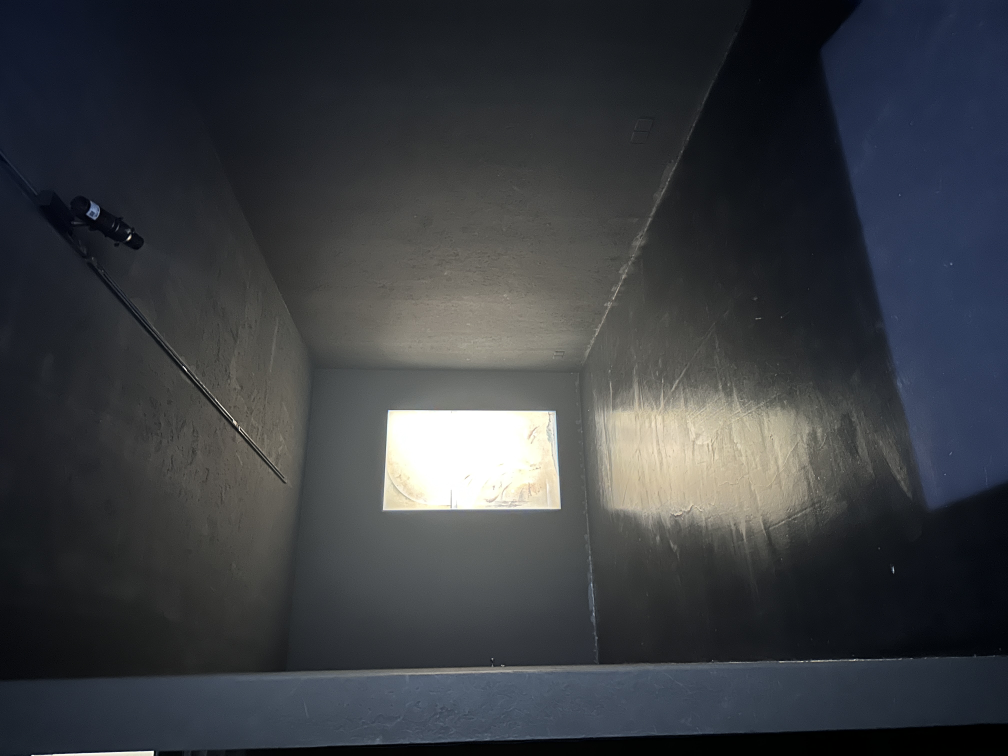
#> input picture space2-white-dark/reference/IMG_3079.JPG, 4032 x 3024 px (shown at 1/4 size)
$ python grid_image.py ../reference/IMG_3079.JPG out.png
#> lines starting #> are read from the running program, lines starting #| are printed output that depends on the picture
import sys
from pathlib import Path

from PIL import Image, ImageDraw, ImageOps


def main() -> None:
    source = Path(sys.argv[1])
    destination = Path(sys.argv[2])
    image = ImageOps.exif_transpose(Image.open(source)).convert("RGB")
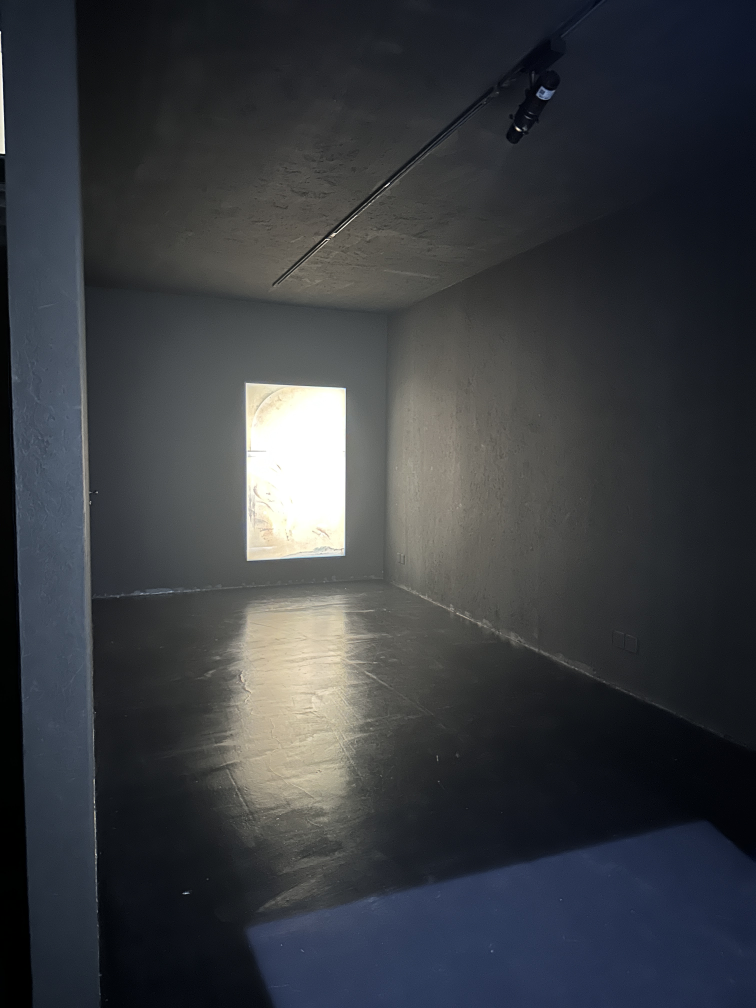
#> image: PIL image 3024x4032 RGB (shown at 1/4 size); mean R, G, B 57.9, 60.8, 65.2
    image.thumbnail((1800, 1800), Image.Resampling.LANCZOS)
#> image: PIL image 1350x1800 RGB
    draw = ImageDraw.Draw(image)
    step = 150
    for x in range(0, image.width, step):
        draw.line((x, 0, x, image.height), fill="#ff3b30", width=2)
        draw.text((x + 4, 4), str(x), fill="#ff3b30")
    for y in range(0, image.height, step):
        draw.line((0, y, image.width, y), fill="#ff3b30", width=2)
        draw.text((4, y + 4), str(y), fill="#ff3b30")
    image.save(destination, "JPEG", quality=92)
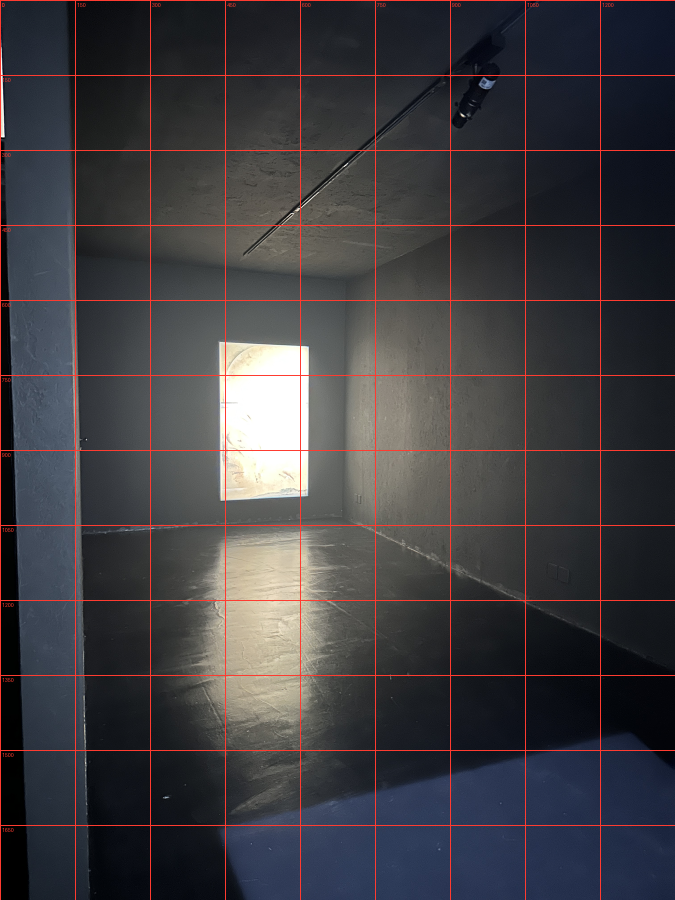
#> saved as out.png: PIL image 1350x1800 RGB (shown at 1/2 size); mean R, G, B 63.2, 60.7, 64.7
    print(image.size)
#| (1350, 1800)


if __name__ == "__main__":
    main()

$ run again, on space2-white-dark/reference/IMG_3085.JPG
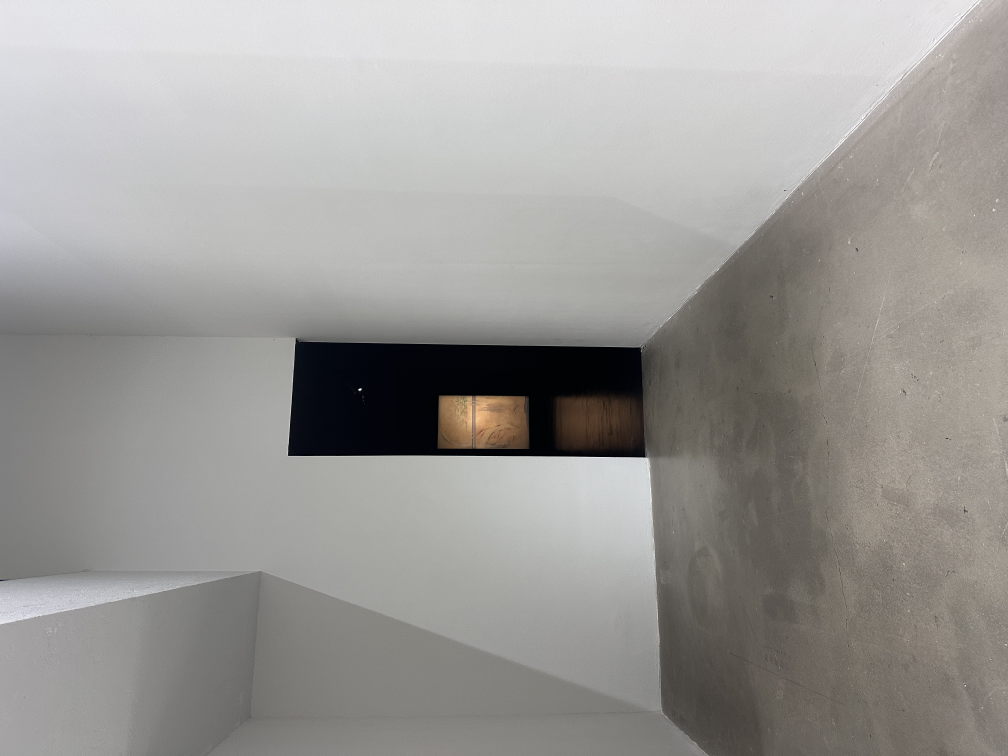
#> input picture space2-white-dark/reference/IMG_3085.JPG, 4032 x 3024 px (shown at 1/4 size)
#> in main, `image = ImageOps.exif_transpose(Image.open(source)).convert("RGB")`:
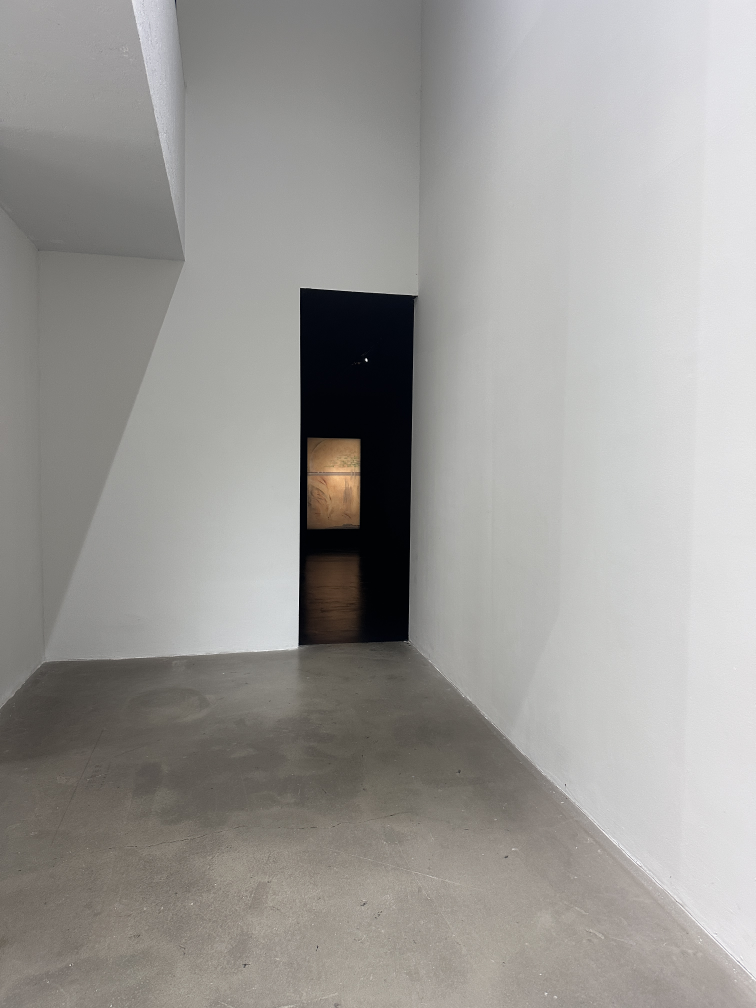
#> image: PIL image 3024x4032 RGB (shown at 1/4 size); mean R, G, B 155.5, 153.6, 150.7
#> in main, `image.save(destination, "JPEG", quality=92)`:
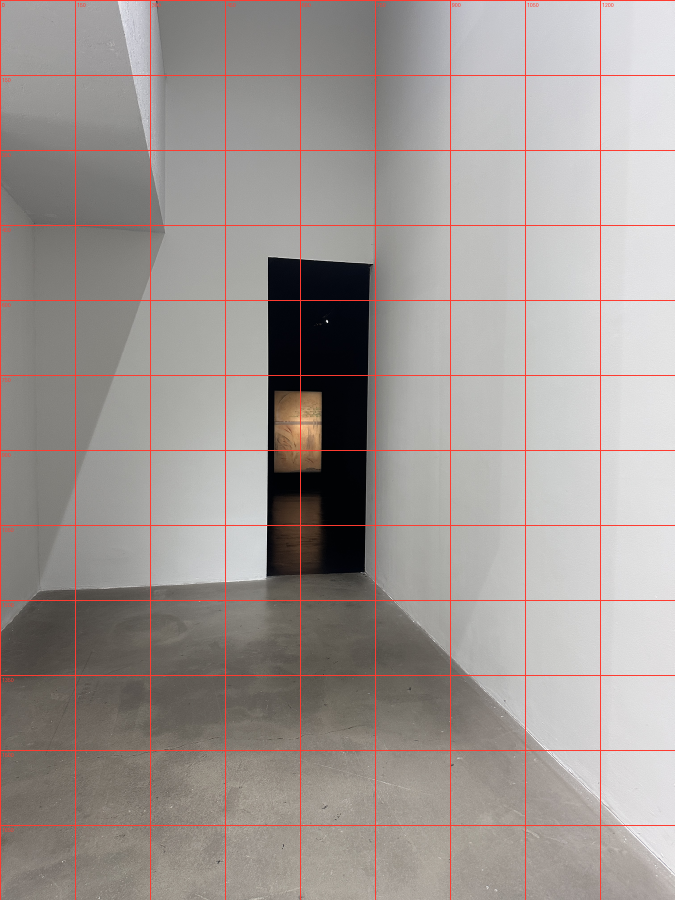
#> saved as out.png: PIL image 1350x1800 RGB (shown at 1/2 size); mean R, G, B 158.2, 151.2, 148
#| (1350, 1800)

$ run again, on space2-white-dark/reference/IMG_3086.JPG
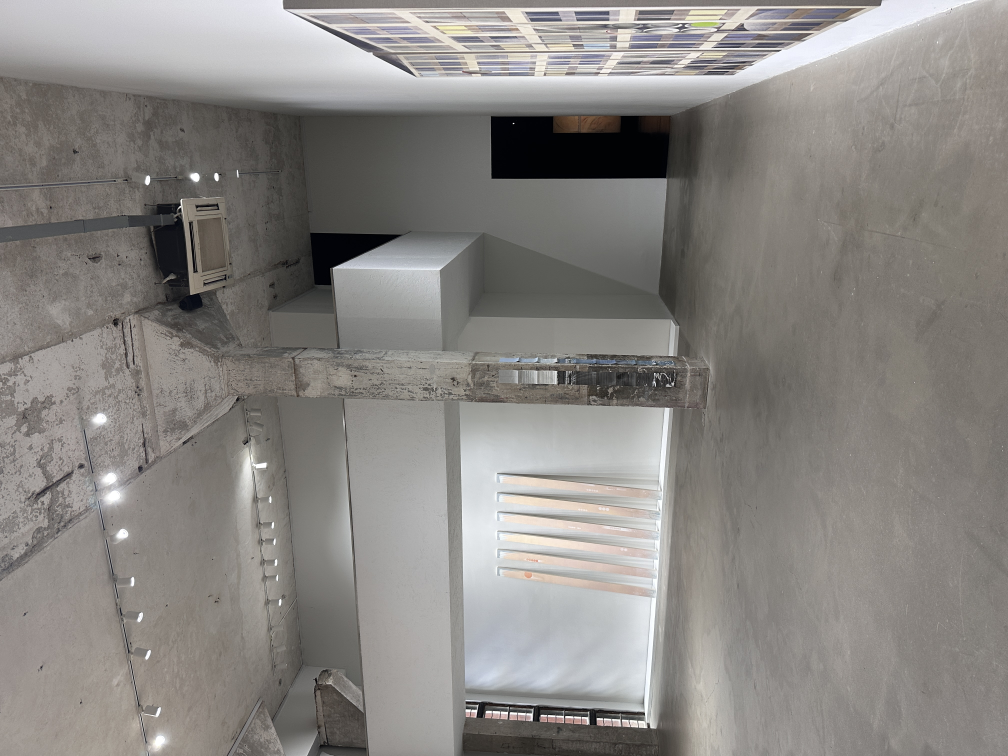
#> input picture space2-white-dark/reference/IMG_3086.JPG, 4032 x 3024 px (shown at 1/4 size)
#> in main, `image = ImageOps.exif_transpose(Image.open(source)).convert("RGB")`:
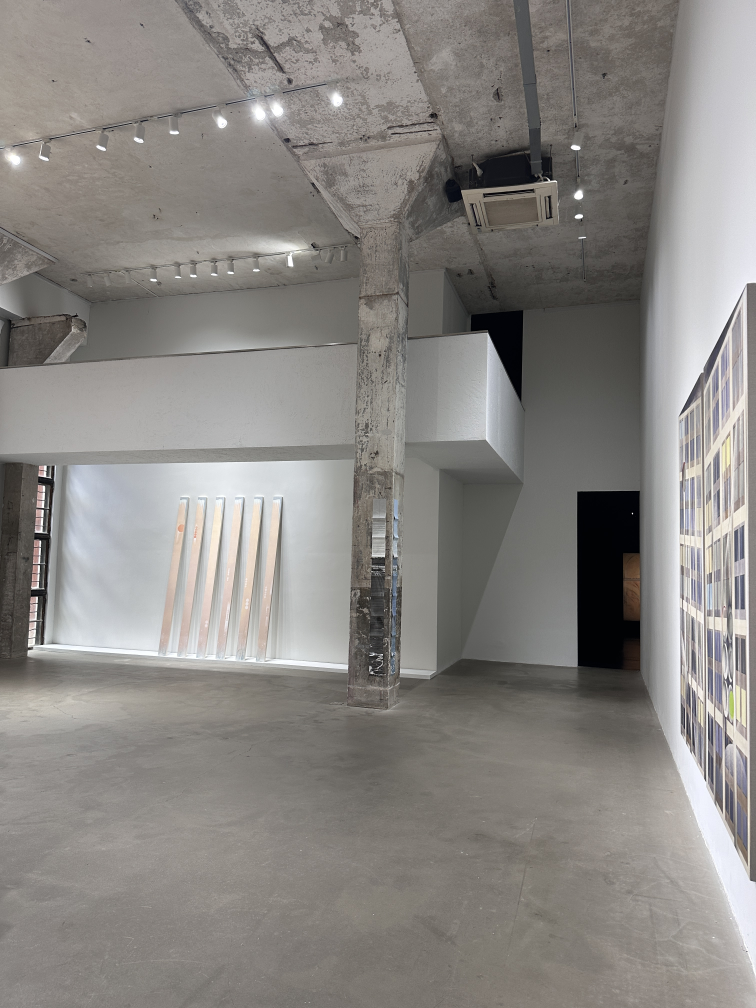
#> image: PIL image 3024x4032 RGB (shown at 1/4 size); mean R, G, B 136.6, 133.6, 130.1
#> in main, `image.save(destination, "JPEG", quality=92)`:
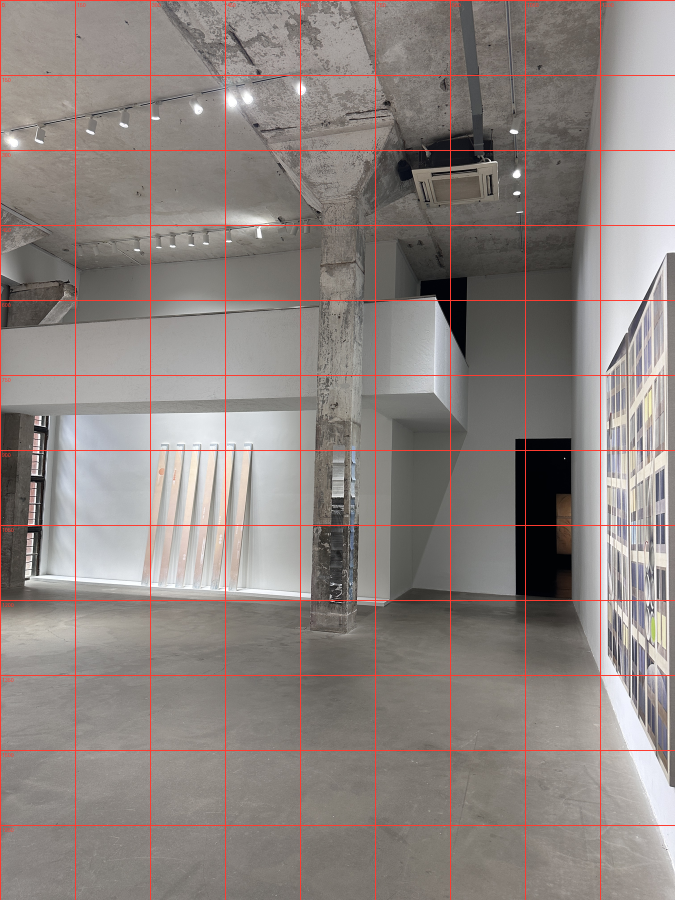
#> saved as out.png: PIL image 1350x1800 RGB (shown at 1/2 size); mean R, G, B 139.8, 131.6, 128
#| (1350, 1800)
